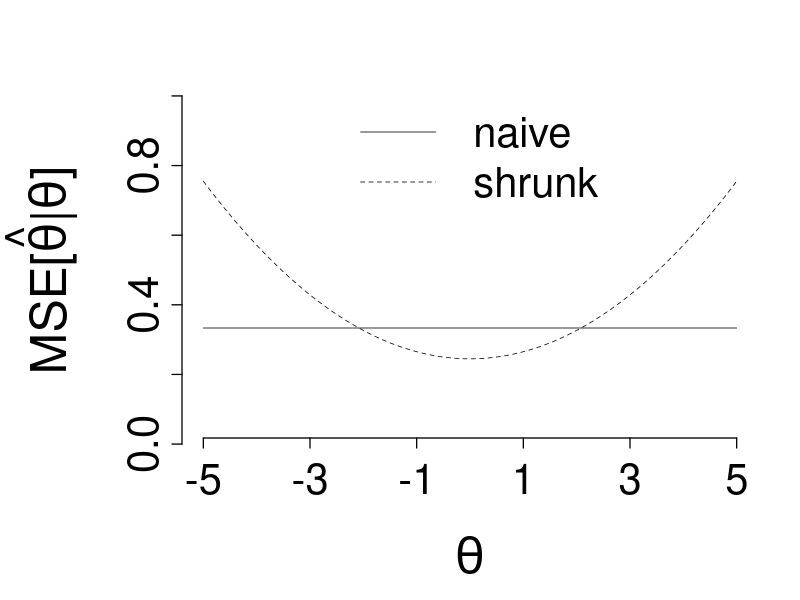

This figure's R source:
# Author:
# Artur Araujo <artur.stat@gmail.com>
#
# Description:
#  Create figure 1.
#
# Remarks:
#  None.

tau <- 0; # population average of true individual treatment effect
n <- 3; # number of cycles per subject
psi <- 2; # variance of the true indivual treatment effect
sigma <- 1; # residual variance

# probability for the computations
# of the x-axis limits of the plot
prob <- 0.999;

# weight for the shrunk estimate
k <- n*psi/(n*psi+sigma);

# shrunk
a <- qnorm(
  p=(1+c(-1, 1)*prob)/2,
  mean=tau,
  sd=sqrt(k^2*(psi+sigma/n))
);

#naive
b <- qnorm(
  p=(1+c(-1, 1)*prob)/2,
  mean=tau,
  sd=sqrt(psi+sigma/n)
);

# compute x-axis limits
xlim <- (a+b)/2;
xlim[1] <- floor(xlim[1]);
xlim[2] <- ceiling(xlim[2]);

x <- seq(from=xlim[1], to=xlim[2], by=0.01);
mse.naive <- rep( x=sigma/n, times=length(x) );
mse.shrunk <- (1-k)^2*(x-tau)^2+k^2*sigma/n;

tiff(
  filename="Figure1.tif",
  width=1920,
  height=1080,
  units="px",
  pointsize=2,
  compression="lzw",
  res=400,
  bg="white",
  type="cairo"
);

#jpeg(
#  filename="Figure1.jpg",
#  width=1920,
#  height=1080,
#  units="px",
#  pointsize=2,
#  quality=100,
#  res=400,
#  bg="white",
#  type="cairo"
#);

#png(
#  filename="Figure1.png",
#  width=1920,
#  height=1080,
#  units="px",
#  pointsize=2,
#  res=400,
#  bg="white",
#  type="cairo"
#);

old <- par();

par(
  mar=c(
    7.1, # bottom margin default 5.1
    9.1, # left margin default 4.1
    4.1, # top margin default 4.1
    2.1 # right margin default 2.1
  )
);

plot(
  x=x,
  y=mse.naive,
  xlim=xlim,
  ylim=c(0, 1),
  xlab="",
  ylab="",
  type="l",
  col="black",
  lty=1,
  lwd=0.75,
  bty="n",
  axes=FALSE
);

# define x-axis
axis(
  side=1,
  at=seq(from=xlim[1], to=xlim[2], by=2),
  labels=TRUE,
  tick=TRUE,
  outer=FALSE,
  lty="solid",
  lwd=1.25,
  lwd.ticks=1.25,
  cex.axis=2.5,
  mgp=c(3, 1, -1)
);

# define y-axis
axis(
  side=2,
  at=seq(from=0, to=1, by=0.2),
  labels=TRUE,
  tick=TRUE,
  outer=FALSE,
  lty="solid",
  lwd=1.25,
  lwd.ticks=1.25,
  cex.axis=2.5,
  mgp=c(3, 1, 0)
);

# define xy-axis label
title(
  xlab=expression(theta),
  ylab=expression( paste("MSE[", hat(theta), "|", theta, "]") ),
  line=5,
  cex.lab=3
);

lines(
  x=x,
  y=mse.shrunk,
  col="black",
  lty=2,
  lwd=0.75
);

legend(
  x="top",
  legend=c(
    "naive",
    "shrunk"
  ),
  col=c(
    "black",
    "black"
  ),
  lty=1:2,
  lwd=0.75,
  bty="n",
  cex=2.5,
  xjust=0,
  yjust=0,
  ncol=1,
  horiz=FALSE
);

par(old);

dev.off();
